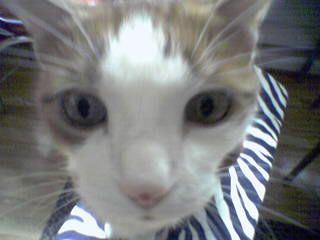
#> input picture models/1.jpg, 320 x 240 px, given in place of 20190827 000015.jpg, which was not available
$ python data_utils2.py
#> lines starting #> are read from the running program, lines starting #| are printed output that depends on the picture; pictures that were not available may be replaced by others from this repository, and a replacement may not be noted
import cv2
import numpy as np
from matplotlib import pyplot as plt
import os
img = cv2.imread('../data/train/unqual/20190827 000015.jpg')
#> img is the input picture: shape (240, 320, 3); mean B, G, R 123.4, 122.7, 120.9
import shutil
# [10 lines of commented-out code are left out]


# [81 lines left out: functions crop_img, rotate_img, contrast_bright_img, filter2d_img, sp_noise_img, gasuss_noise_img and 1 more, not called in this run]


def flip_img(img_name, img_type):
#> called with img_name = '1.jpg', img_type = 'qual'
    dire = '../data/train/stats1011/'
    # print(img_name)
    img = cv2.imread(dire + img_type + '/' + img_name, 0)
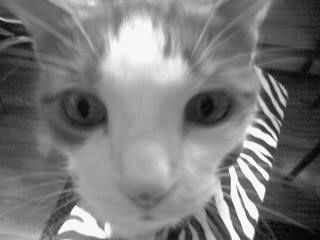
#> img: shape (240, 320); min 2, max 255, mean 122.2
    Img_h = cv2.flip(img, 1)  # 水平镜像
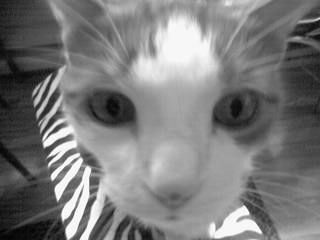
#> Img_h: shape (240, 320); min 2, max 255, mean 122.2
    # Img_v = cv2.flip(img, 0)  # 垂直镜像
    # Img_d = cv2.flip(img, -1)  # 对角镜像

    cv2.imwrite(dire + img_type + '4x/' + img_name, img)
    cv2.imwrite(dire + img_type + '4x/h' + img_name, Img_h)
    # [28 lines of commented-out code are left out]


# [56 lines left out: functions remove_, rename_pic, split_train_test, copy_and_check, not called in this run]

# [12 lines of commented-out code are left out]

num = 0
for pic in os.listdir('../data/train/stats1011/qual/'):
    flip_img(pic, 'qual')
    num += 1
    if num % 10 == 0:
        print('qual pic %d finished' % num)
# [7 lines of commented-out code are left out]

$ run again, on data/train/11/qual4x/%5Bwallcoo.com%5D_1600_pussy_cat_wallpaper_02_Vol_124_FC197.jpg
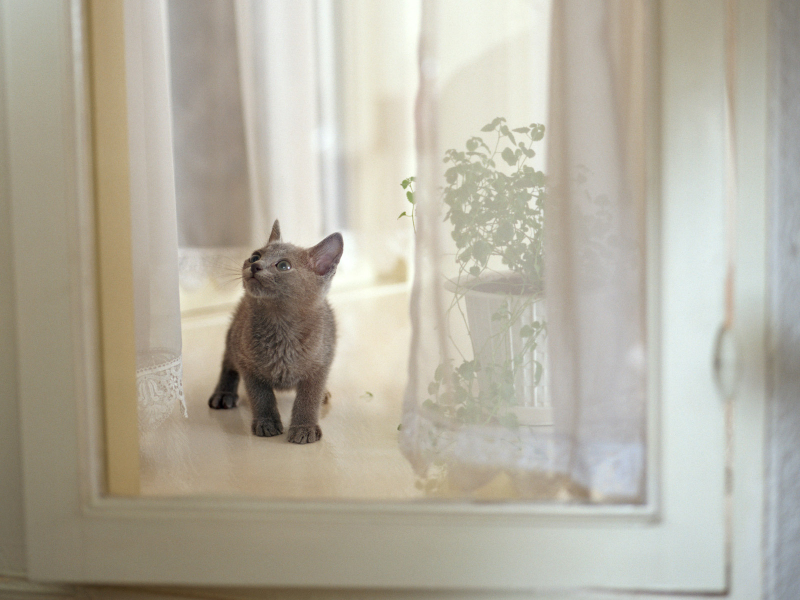
#> input picture data/train/11/qual4x/%5Bwallcoo.com%5D_1600_pussy_cat_wallpaper_02_Vol_124_FC197.jpg, 1600 x 1200 px, given in place of 20190827 000015.jpg, which was not available (shown at 1/2 size)
#> img is the input picture: shape (1200, 1600, 3); mean B, G, R 161.3, 175.8, 180.7
#> in flip_img, `img = cv2.imread(dire + img_type + '/' + img_name, 0)`:
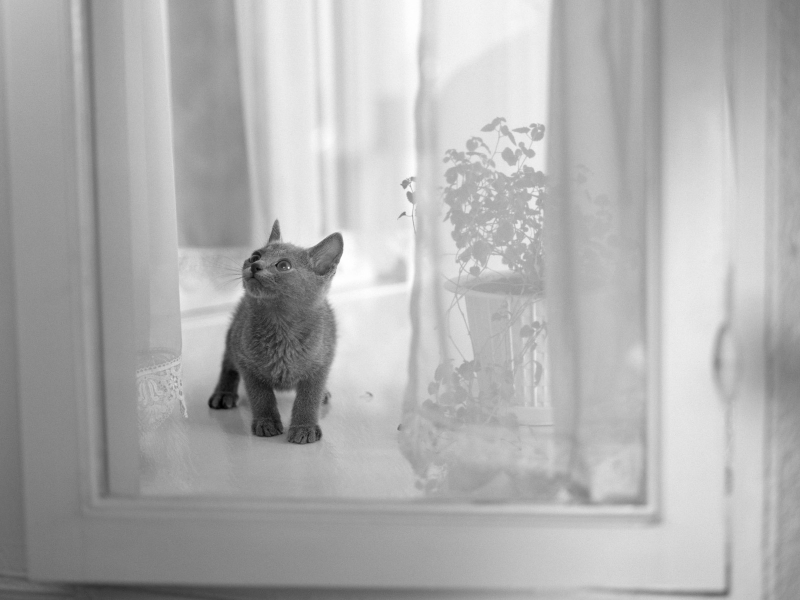
#> img: shape (1200, 1600) (shown at 1/2 size); min 0, max 255, mean 175.6
#> in flip_img, `Img_h = cv2.flip(img, 1)`:
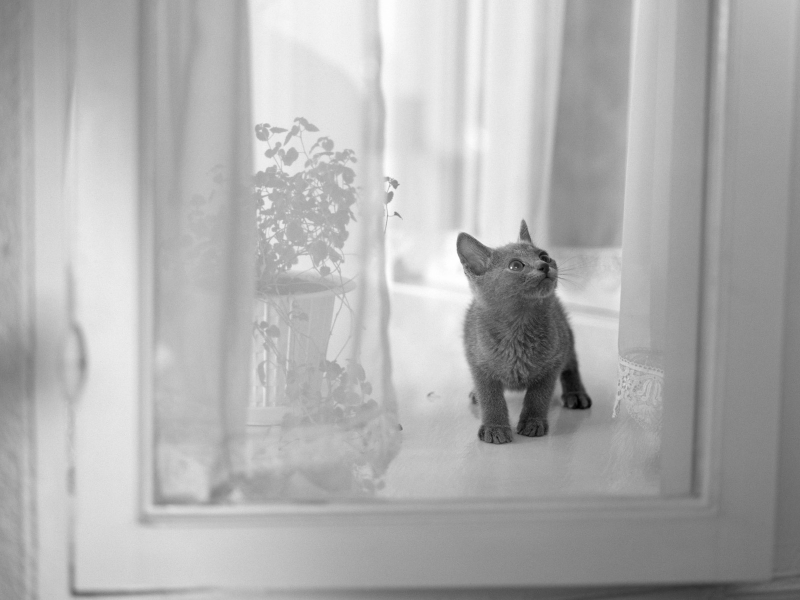
#> Img_h: shape (1200, 1600) (shown at 1/2 size); min 0, max 255, mean 175.6

$ run again, on data/train/11/qual4x/02027.jpg
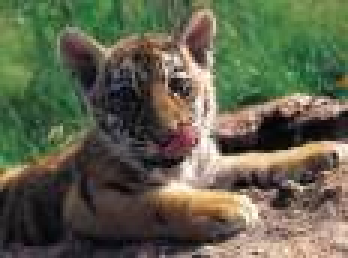
#> input picture data/train/11/qual4x/02027.jpg, 116 x 86 px, given in place of 20190827 000015.jpg, which was not available (shown 3 times larger)
#> img is the input picture: shape (86, 116, 3); mean B, G, R 76.8, 98.2, 96.2
#> in flip_img, `img = cv2.imread(dire + img_type + '/' + img_name, 0)`:
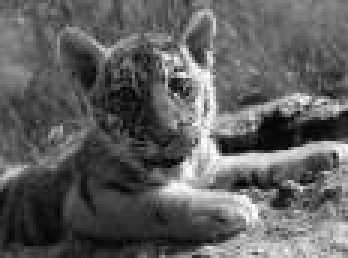
#> img: shape (86, 116) (shown 3 times larger); min 0, max 255, mean 95.2
#> in flip_img, `Img_h = cv2.flip(img, 1)`:
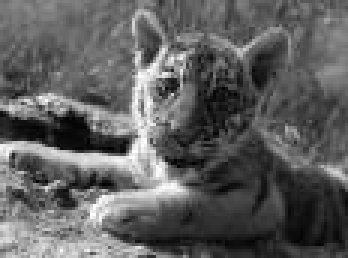
#> Img_h: shape (86, 116) (shown 3 times larger); min 0, max 255, mean 95.2
